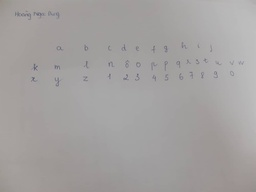
#> input picture Handwdetection/char.jpg, 256 x 192 px, shrunk from 1548 x 1161 before the run
$ python dectect_char.py
#> lines starting #> are read from the running program, lines starting #| are printed output that depends on the picture; after the words box and inside, x2 and y2 are one past the last pixel; in counts of white or black regions, pixels touching at a corner belong together
import cv2
import numpy as np

def find_cov(img,k):
    G=np.zeros(img.shape)
    iw,ih, iz=img.shape
    kw,kh=k.shape
    print(iw, ih, kw, kh)
    for i in range(iw):
        for j in range(ih):
            s=0
            for u in range(kw):
                for v in range(kh):
                    uu=i+u-kw//2
                    vv=j+v-kh//2
                    if uu<0 or vv<0 or uu>=iw or vv>=ih: continue
                    s+=(k[u][v]*img[uu][vv])
            G[i][j]=s
    return G
sobel1=np.array([[-1,0,1],
                [-2,0,2],
                [-1,0,1]])
sobel2=np.array([[-1,-2,-1],
                [0,0,0],
                [1,2,1]])
img = cv2.imread("char.jpg", cv2.IMREAD_UNCHANGED)
#> img is the input picture: shape (192, 256, 3); mean B, G, R 159.9, 160.8, 163.6

simg1=cv2.convertScaleAbs(find_cov(img,sobel1))
#| 192 256 3 3
#> after the loop in find_cov, `for i in range(iw):`:
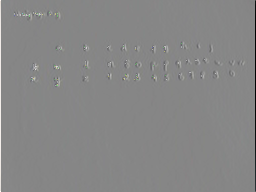
#> G: shape (192, 256, 3) float64; mean B, G, R -255.1, -254.9, -255.1; drawn with min black and max white
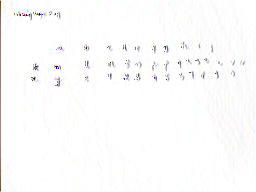
#> simg1: shape (192, 256, 3); mean B, G, R 251.9, 251.9, 252.2
simg2=cv2.convertScaleAbs(find_cov(img,sobel2))
#| 192 256 3 3
#> after the loop in find_cov (call 2), `for i in range(iw):`:
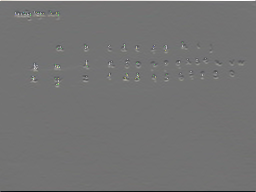
#> G: shape (192, 256, 3) float64; mean B, G, R -255.8, -255.5, -255.6; drawn with min black and max white
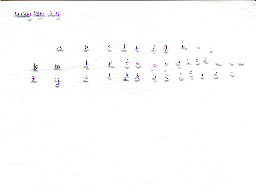
#> simg2: shape (192, 256, 3); mean B, G, R 252.6, 252.5, 252.6
sobel=simg1+simg2
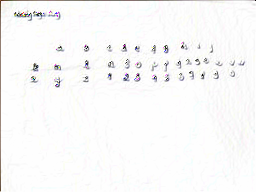
#> sobel: shape (192, 256, 3); mean B, G, R 248.7, 248.8, 249

cv2.imshow('Img',img)
cv2.imshow('Sobel1',simg1)
cv2.imshow('Sobel2',simg2)
cv2.imshow('Sobel',sobel)

img_gray = cv2.cvtColor(img, cv2.COLOR_BGR2GRAY)

ret, thresh = cv2.threshold(img_gray, 150, 255, cv2.THRESH_BINARY)
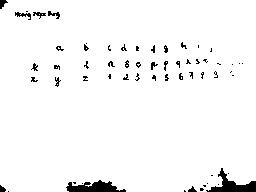
#> thresh: shape (192, 256); 96.5% white; 60 black regions (41 under 20 px)
contours, hierarchy = cv2.findContours(image=thresh, mode=cv2.RETR_TREE, method=cv2.CHAIN_APPROX_NONE)
#> contours = 78 contours, 51 with area under 20; largest, box (x1, y1, x2, y2) and area: (0, 0, 256, 192) 47694, (14, 11, 32, 21) 80, (47, 10, 61, 20) 64, (32, 11, 47, 19) 59, (54, 76, 61, 88) 42
img_copy = img_gray.copy()
#> (the run stopped early here; a loop or call above may not have finished)
